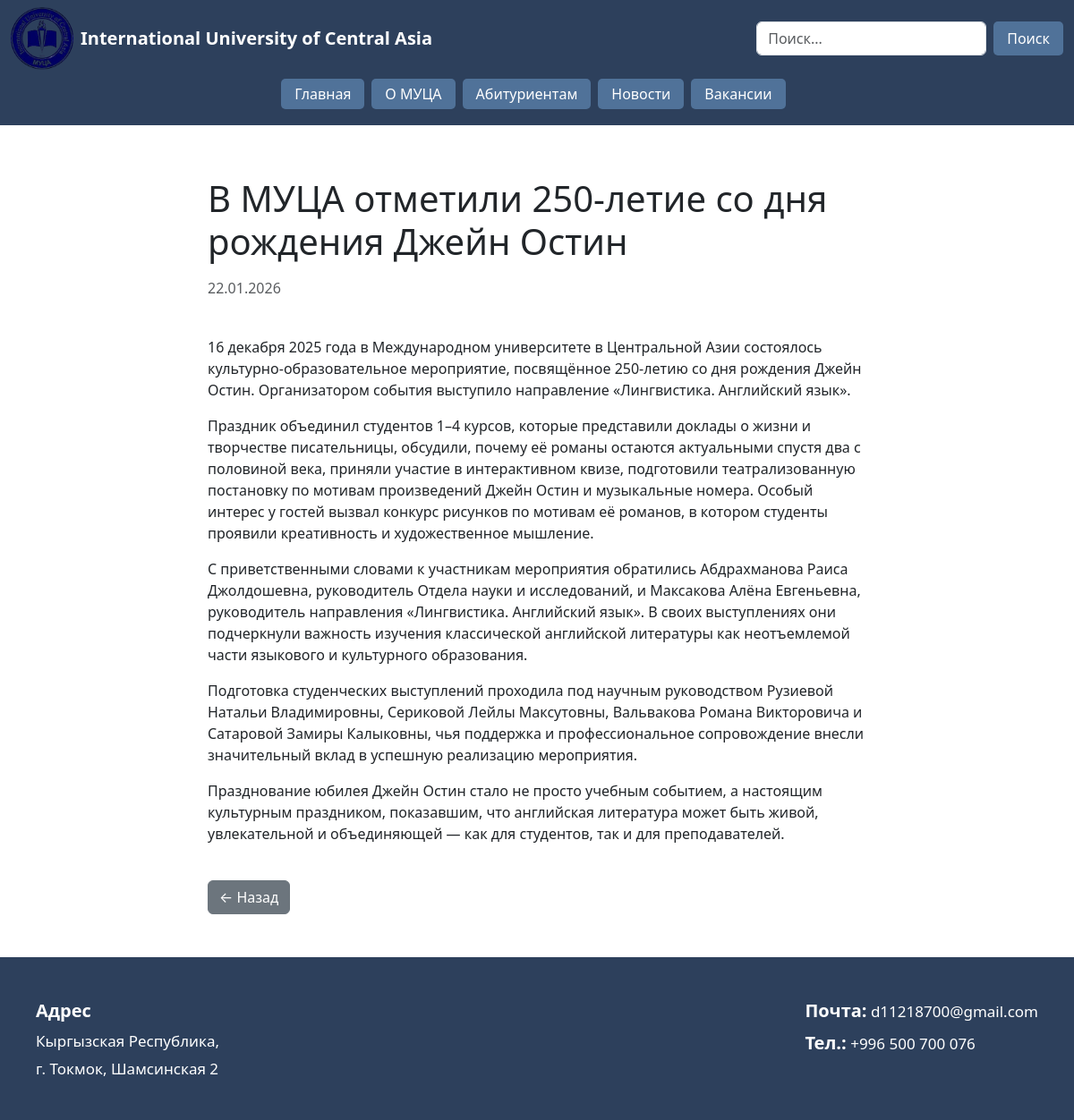
The page /news/2/?anchor=news-2 on the database its author committed.
### news/models.py (models this page shows, shortened)
class News(models.Model):
    title = models.CharField("Заголовок", max_length=200)
    text = models.TextField("Текст новости")
    image = models.ImageField("Картинка", upload_to='news/', blank=True, null=True)
    is_active = models.BooleanField("Актуально", default=True)
    created_at = models.DateTimeField("Дата публикации", auto_now_add=True)
    class Meta:
        ordering = ['-created_at']  # новые сверху

### news/views.py (the view)
# urls.py: path('<int:pk>/', news_detail, name='news_detail'),
def news_detail(request, pk):
    news = get_object_or_404(News, pk=pk)
    referer = request.META.get('HTTP_REFERER', '/news/')  # если нет реферера, идем на /news/
    anchor = request.GET.get('anchor')
    if anchor:
        back_url = f"{referer}#{anchor}"
    else:
        back_url = referer
    return render(request, 'news/news_detail.html', {
        'news': news,
        'back_url': back_url
    })

### news/templates/news/news_detail.html (shortened to what this page needs)
{% extends 'main/layout.html' %}
{% load static %}
{% block content %}
<div class="container my-5">
    <div class="row justify-content-center">
        <div class="col-lg-8">
            <h1 class="mb-3">{{ news.title }}</h1>
            <p class="text-muted">{{ news.created_at|date:"d.m.Y" }}</p>
            <div class="news-text">
                {{ news.text|linebreaks }}
            </div>
            <a href="{{ back_url }}" class="btn btn-secondary mt-4">
                ← Назад
            </a>
        </div>
    </div>
</div>
{% endblock %}

### static/css/style.css (style rules this page uses)
html { scroll-behavior: smooth; }

### main/templates/main/layout.html (style rules this page uses)
body { padding-top: 150px; }

### rows shown on the page
News: title "В МУЦА отметили 250-летие со дня рождения Джейн Остин", created_at "22.01.2026", text "16 декабря 2025 года в Международном университете в Центральной Азии состоялось культурно-образовательное мероприятие, посвящённое 250-летию со дня рождения Джейн Остин. Организатором события выступило направление «Лингвистика. Английский язык». Праздник объединил студентов 1–4 курсов, которые представили доклады о жизни и творчестве писательницы, обсудили, почему её романы остаются актуальными спустя два с половиной века, приняли участие в интерактивном квизе, подготовили театрализованную постановку по мотивам произведений Джейн Остин и музыкальные номера. Особый интерес у гостей вызвал конкурс рисунков по мотивам её романов, в котором студенты проявили креативность и художественное…"
